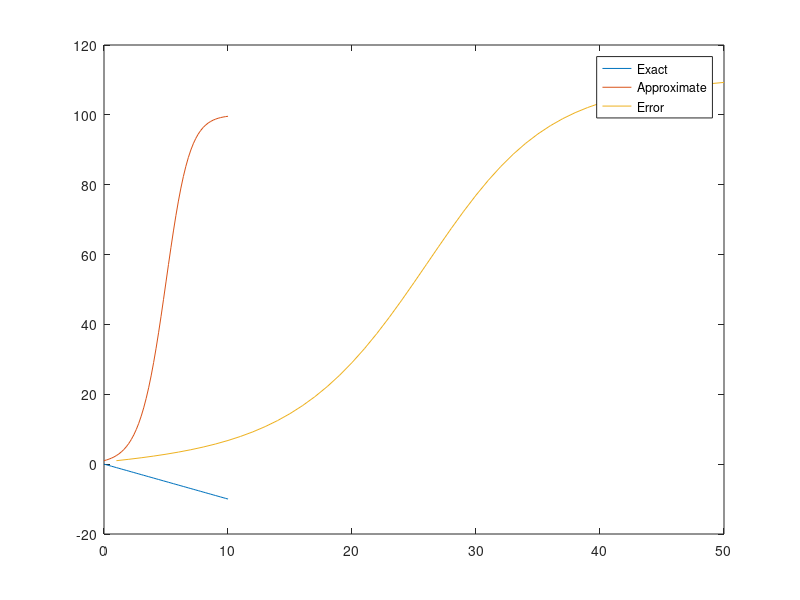

Here is the MATLAB script that generated this plot:
%%%%%%%%%%%%%%%%%%%%%%%%%%%%%%%%%%
%Sahebeh Dadboud: 
% Explicit Euler methods
%%%%%%%%%%%%%%%%%%%%%%%%%%%%%%%%%%




y0 = 1;                  % Initial Condition
h = 0.2;                 % step size
t = 0:h:10;               % t goes from 0 to 10 
yexact = -t + 1/100;      % Exact solution 

ystar(1) = y0;           % Initial condition 
for i=1:(length(t)-1)
    f = (1-ystar(i)/100)*ystar(i);  % y'(t) = (1-y(t)/100)*y(t)
    ystar(i+1) = ystar(i) + f*h; 
    error_explic(i) = abs(ystar(i)-yexact(i));
end
plot(t,yexact,t,ystar,error_explic);
legend('Exact','Approximate','Error');
disp(error_explic);
